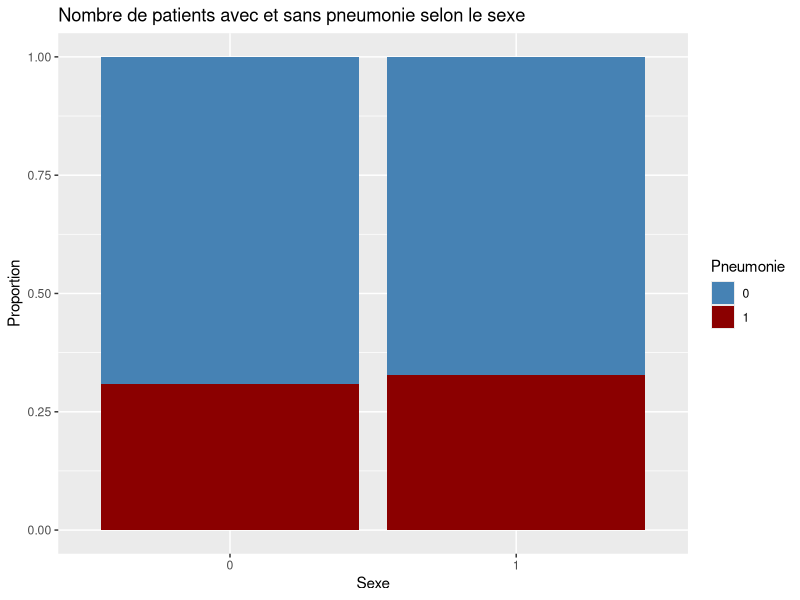
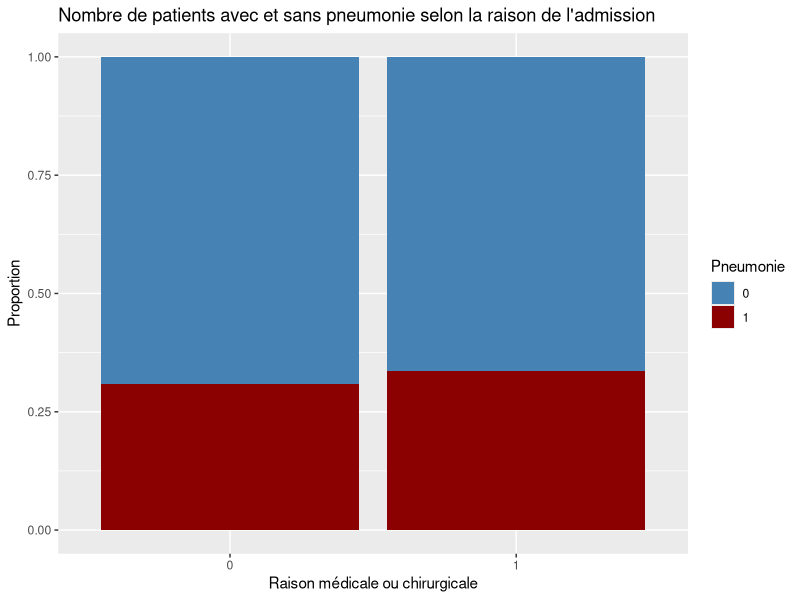
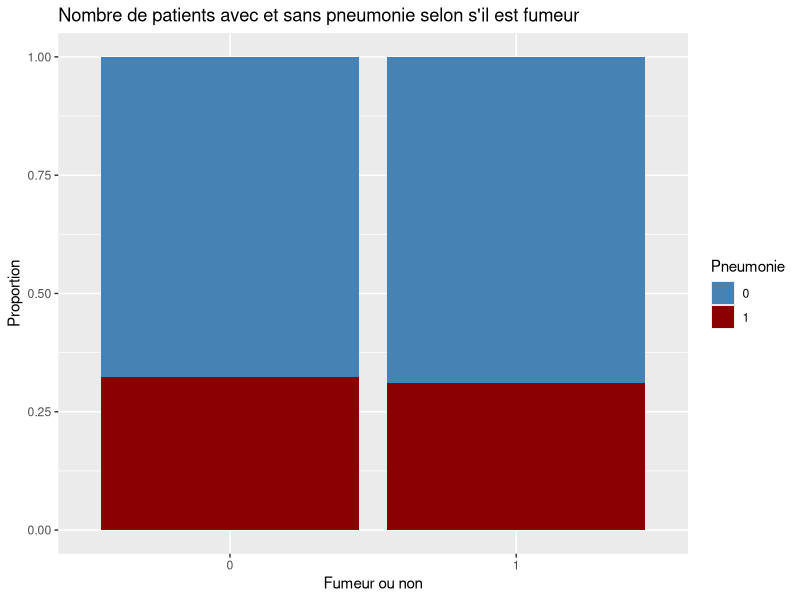
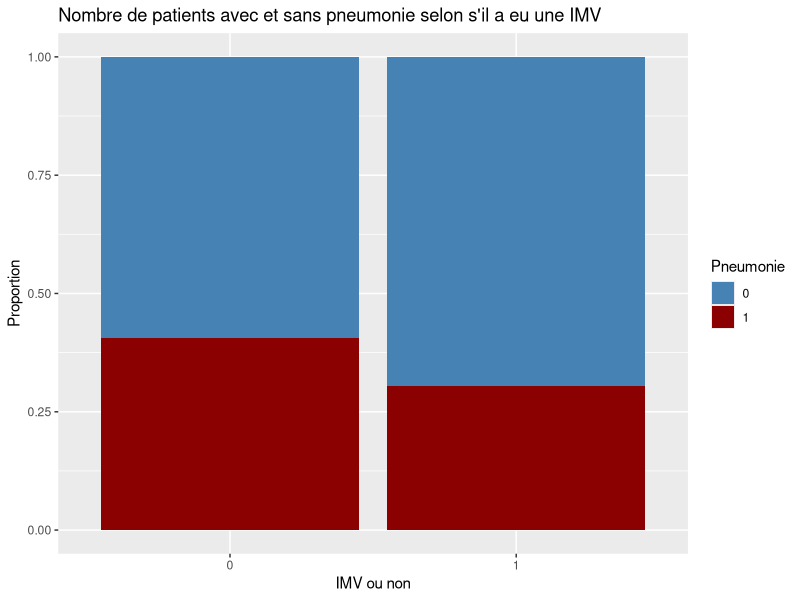
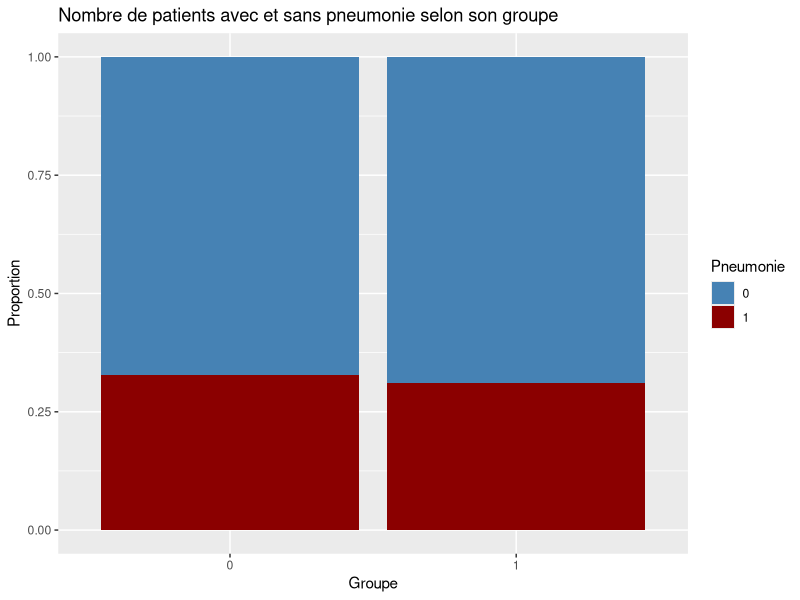
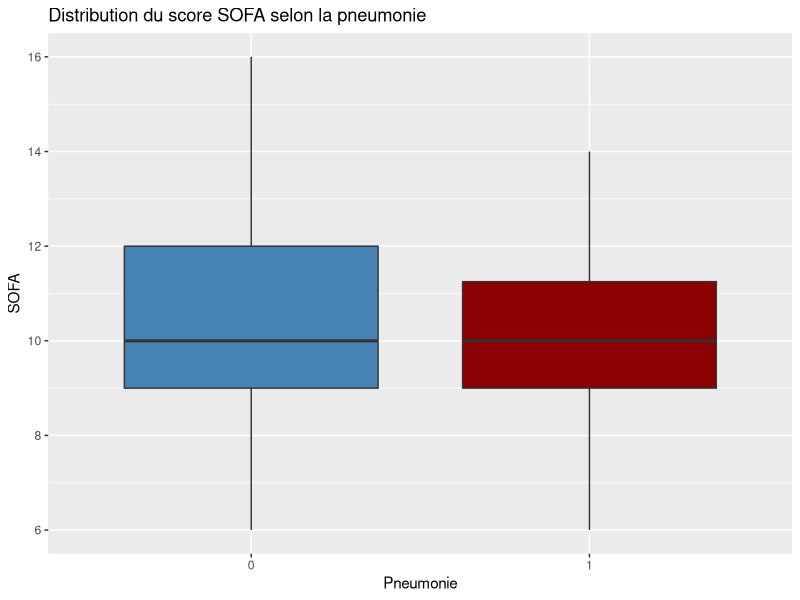
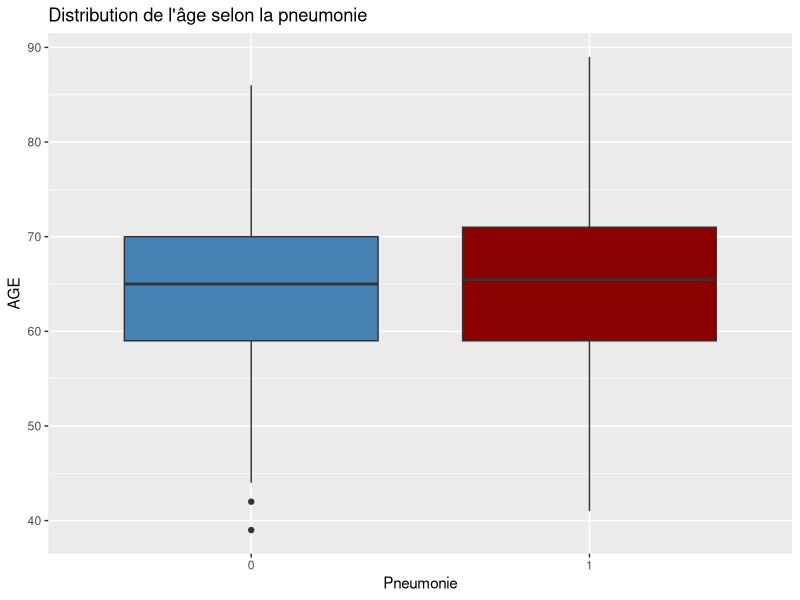
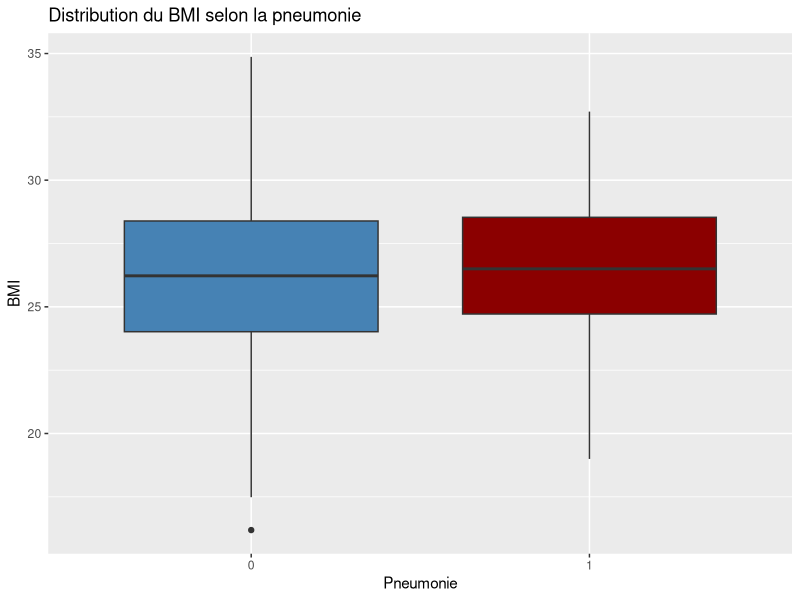

Write the R code that produced these figures, in order.
library(ggplot2)
library(dplyr)

################################################################################

#Pré-requis : Exécution du fichier Traitement/nettoyage.R pour générer data.csv 

# Ce script contient  : 
# 1) Le chargement de la table data
# 2) La description de la variable cible PNEUMONIA_YN
# 3) La visualisation du lien entre les variables qualitative et la variable cible (barblot)
# 4) La conversion des variables si besoin
# 5) La visualisation du lien entre les variables quantitatives et la variable cible (boxblot)

################################################################################


data = read.csv2("data.csv",sep=",")

Y = data$PNEUMONIA_YN
Y = as.factor(Y)
table(Y)
prop.table(table(Y))

#Visualisation de la variable SEX vs la variable cible

ggplot(data, aes(x = factor(SEX), fill = factor(PNEUMONIA_YN))) +
  geom_bar(position = "fill") +
  scale_fill_manual(values = c("0" = "steelblue", "1" = "darkred")) +
  labs(
    title = "Nombre de patients avec et sans pneumonie selon le sexe",
    x = "Sexe",
    y = "Proportion",
    fill = "Pneumonie"
  )

#Visualisation de la variable ADMIN_REASON vs la variable cible

ggplot(data, aes(x = factor(ADMIN_REASON), fill = factor(PNEUMONIA_YN))) +
  geom_bar(position = "fill") +
  scale_fill_manual(values = c("0" = "steelblue", "1" = "darkred")) +
  labs(
    title = "Nombre de patients avec et sans pneumonie selon la raison de l'admission",
    x = "Raison médicale ou chirurgicale",
    y = "Proportion",
    fill = "Pneumonie"
  )

#Visualisation de la variable ATCD_Smoking vs la variable cible

ggplot(data, aes(x = factor(ATCD_Smoking), fill = factor(PNEUMONIA_YN))) +
  geom_bar(position = "fill") +
  scale_fill_manual(values = c("0" = "steelblue", "1" = "darkred")) +
  labs(
    title = "Nombre de patients avec et sans pneumonie selon s'il est fumeur",
    x = "Fumeur ou non",
    y = "Proportion",
    fill = "Pneumonie"
  )

data$INCL_IMV <- as.factor(data$INCL_IMV)

#Visualisation de la variable INCL_IMV vs la variable cible

ggplot(data, aes(x = factor(INCL_IMV), fill = factor(PNEUMONIA_YN))) +
  geom_bar(position = "fill") +
  scale_fill_manual(values = c("0" = "steelblue", "1" = "darkred")) +
  labs(
    title = "Nombre de patients avec et sans pneumonie selon s'il a eu une IMV",
    x = "IMV ou non",
    y = "Proportion",
    fill = "Pneumonie"
  )

#Visualisation de la variable ARM_NUM vs la variable cible

ggplot(data, aes(x = factor(ARM_NUM), fill = factor(PNEUMONIA_YN))) +
  geom_bar(position = "fill") +
  scale_fill_manual(values = c("0" = "steelblue", "1" = "darkred")) +
  labs(
    title = "Nombre de patients avec et sans pneumonie selon son groupe",
    x = "Groupe",
    y = "Proportion",
    fill = "Pneumonie"
  ) 

#Visualisation de la variable SOFA vs la variable cible

ggplot(data, aes(x = factor(PNEUMONIA_YN), y = SOFA, fill = factor(PNEUMONIA_YN))) +
  geom_boxplot() +
  scale_fill_manual(values = c("0" = "steelblue", "1" = "darkred")) +
  labs(
    title = "Distribution du score SOFA selon la pneumonie",
    x = "Pneumonie",
    y = "SOFA"
  ) +
  theme(legend.position = "none")

#Visualisation de la variable AGE vs la variable cible

ggplot(data, aes(x = factor(PNEUMONIA_YN), y = AGE, fill = factor(PNEUMONIA_YN))) +
  geom_boxplot() +
  scale_fill_manual(values = c("0" = "steelblue", "1" = "darkred")) +
  labs(
    title = "Distribution de l'âge selon la pneumonie",
    x = "Pneumonie",
    y = "AGE"
  ) +
  theme(legend.position = "none")

data$BMI <- as.numeric(data$BMI)

#Visualisation de la variable BMI vs la variable cible

ggplot(data, aes(x = factor(PNEUMONIA_YN), y = BMI, fill = factor(PNEUMONIA_YN)
                 ))+
  geom_boxplot() +
  labs(
    title = "Distribution du BMI selon la pneumonie",
    x = "Pneumonie",
    y = "BMI"
  ) +
  scale_fill_manual(values = c("0" = "steelblue", "1" = "darkred")) +
  theme(legend.position = "none")
